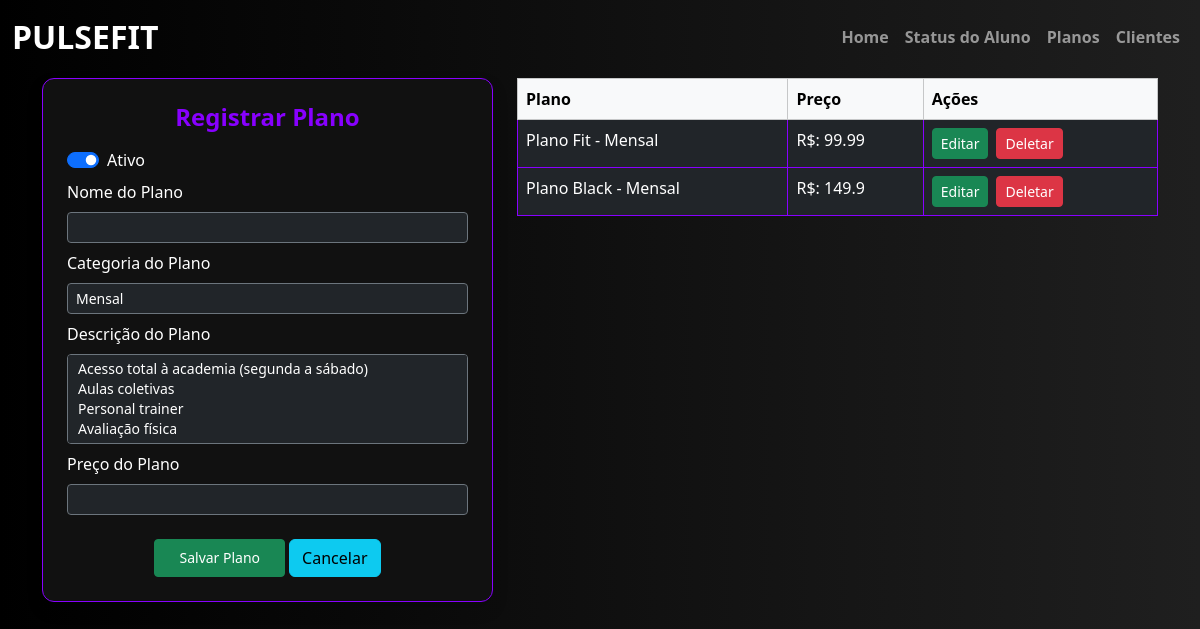
/registrar_plano, run on an earlier commit of the app's database.
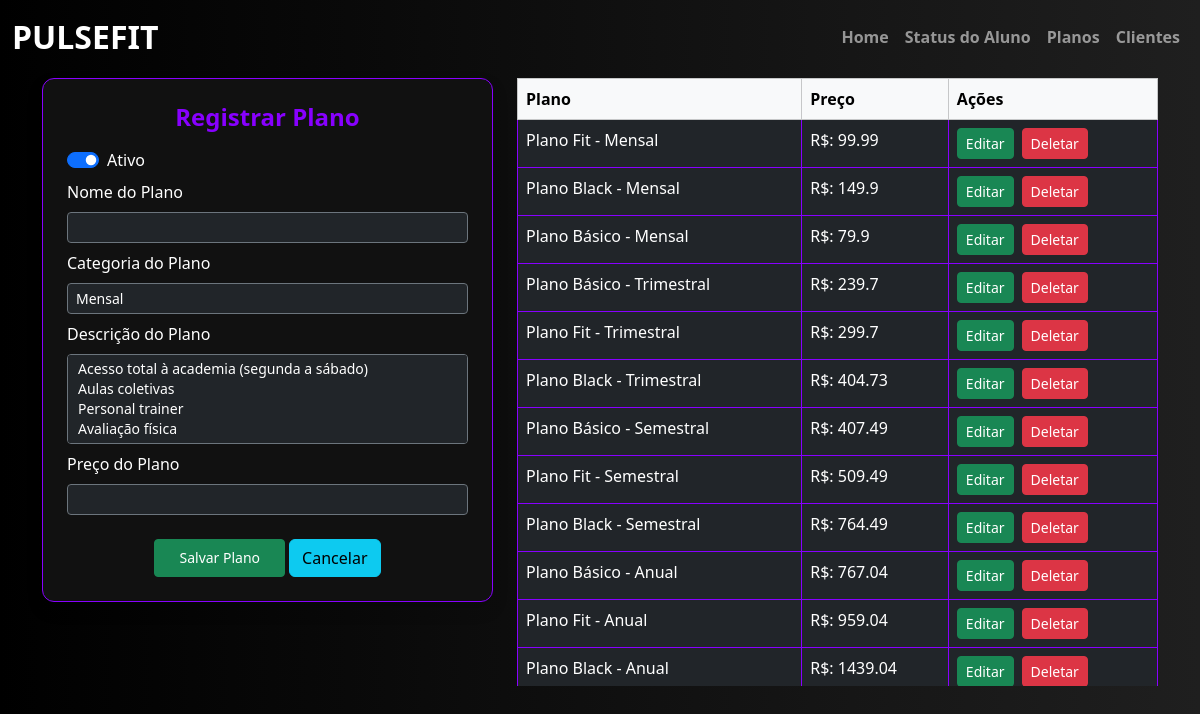
And on a later commit of the database.
### academia/models.py (models this page shows, shortened)
class Plano(db.Model):
    __tablename__ = "plano"
    id = db.Column(db.Integer, primary_key=True)
    ativo = db.Column(db.Boolean, default=True, nullable=False)
    dtcadastro = db.Column(db.DateTime, default=datetime.utcnow, nullable=False)
    plano = db.Column(db.String(50), nullable=False)
    preco = db.Column(db.Float, nullable=False)
    categoria = db.Column(db.String(20), nullable=False)
    descricao = db.Column(db.Text, nullable=False)

### academia/routes.py (the view, shortened to what this page needs)
@app.route("/registrar_plano", methods=['GET', 'POST'])
def page_registrar_plano():
    form_plano = CadastroPlano()
    if request.method == "GET":
        planos = Plano.query.all()
        return render_template("registrar_plano.html", form_plano=form_plano, planos=planos)

### academia/forms.py
class CadastroPlano(FlaskForm):
    ativo = BooleanField(label="Ativo", default=True)
    plano = StringField(label="Nome do Plano", validators=[DataRequired()])
    preco = DecimalField(label="Preço do Plano", validators=[DataRequired()])
    categoria = SelectField(label="Categoria do Plano",
        choices=[
            ("Mensal", "Mensal"),
            ("Trimestral", "Trimestral"),
            ("Semestral", "Semestral"),
            ("Anual", "Anual"),
        ], validators=[DataRequired()]
    )
    descricao = SelectMultipleField(label="Descrição do Plano",
        choices=[
            ("Acesso total à academia (segunda a sábado)", "Acesso total à academia (segunda a sábado)"),
            ("Aulas coletivas", "Aulas coletivas"),
            ("Personal trainer", "Personal trainer"),
            ("Avaliação física", "Avaliação física"),
            ("Camiseta Pulse Fit", "Camiseta Pulse Fit"),
        ], validators=[DataRequired()]
    )
    submit = SubmitField("Salvar Plano")

### academia/templates/registrar_plano.html (shortened to what this page needs)
{% extends 'base.html' %}
{% block conteudo %}
<body style="background: linear-gradient(to right, #000000, #1f1f1f); font-family: 'Segoe UI', sans-serif; color: white;">
    <div class="container py-1">
        <div class="row justify-content-center align-items-start g-4">
            <div class="col-lg-5 col-md-6">
                <div class="p-4 shadow" style="background-color: #111; border-radius: 12px; border: 1px solid #8800ff;">
                    <h4 class="text-center mb-3 fw-bold" style="color: #8800ff;">
                        {% if plano_atual %}
                            Editar Plano
                        {% else %}
                            Registrar Plano
                        {% endif %}
                    </h4>
                    <form method="POST">
                        <div class="form-check form-switch mb-2">
                            {{ form_plano.ativo(class="form-check-input") }}
                            <label class="form-check-label">{{ form_plano.ativo.label.text }}</label>
                        </div>
                        <div class="mb-2">
                            <label class="form-label">{{ form_plano.plano.label.text }}</label>
                            {{ form_plano.plano(class="form-control form-control-sm bg-dark text-white border-secondary") }}
                        </div>
                        <div class="mb-2">
                            <label class="form-label">{{ form_plano.categoria.label.text }}</label>
                            {{ form_plano.categoria(class="form-control form-control-sm bg-dark text-white border-secondary") }}
                        </div>
                        <div class="mb-2">
                            <label class="form-label">{{ form_plano.descricao.label.text }}</label>
                            {{ form_plano.descricao(class="form-control form-control-sm bg-dark text-white border-secondary", rows=2) }}
                        </div>
                        <div class="mb-3">
                            <label class="form-label">{{ form_plano.preco.label.text }}</label>
                            {{ form_plano.preco(class="form-control form-control-sm bg-dark text-white border-secondary decimal-field") }}
                        </div>
                        <div class="row mt-4">
                            <div class="col text-center">
                                <div class="d-flex justify-content-center gap-1">
                                    {{ form_plano.submit(class="btn btn-success btn-sm px-4") }}
                                    <a href="{{ url_for('page_registrar_plano') }}" class="btn btn-info">Cancelar</a>
                                </div>
                            </div>
                        </div>
                    </form>
                </div>
            </div>
            <div class="col-lg-7 col-md-6">
                <div class="table-responsive" style="max-height: 76vh;">
                    <table class="table table-dark table-hover table-bordered mb-0" style="background-color: #111; border-radius: 12px; border: 1px solid #8800ff;">
                        <thead class="table-light text-dark">
                            <tr>
                                <th>Plano</th>
                                <th>Preço</th>
                                <th>Ações</th>
                            </tr>
                        </thead>
                        <tbody>
                            {% for plano in planos %}
                                <tr>
                                    <td>{{ plano.plano }} - {{ plano.categoria }}</td>
                                    <td>R$: {{ plano.preco }}</td>
                                    <td>
                                        <div class="d-flex gap-2">
                                            <form method="GET" action="{{ url_for('editar_plano', plano_id=plano.id) }}">
                                                <button class="btn btn-success btn-sm" type="submit">Editar</button>
                                            </form>
                                            <form method="POST" action="{{ url_for('deletar_plano') }}">
                                                <button class="btn btn-danger btn-sm" type="submit">Deletar</button>
                                            </form>
                                        </div>
                                    </td>
                                </tr>
                            {% endfor %}
                        </tbody>
                    </table>
                </div>
            </div>
        </div>
    </div>
</body>
{% endblock %}

### academia/templates/base.html (shortened to what this page needs)
<!DOCTYPE html>
<html lang="en">
<head>
    <link href="https://cdn.jsdelivr.net/npm/bootstrap@5.3.3/dist/css/bootstrap.min.css" rel="stylesheet">
    <link href="https://cdnjs.cloudflare.com/ajax/libs/font-awesome/6.0.0-beta3/css/all.min.css" rel="stylesheet">
</head>
<body>
    <nav class="navbar navbar-expand-lg navbar-dark bg-transparent">
        <div class="container-fluid">
          <a class="navbar-brand fw-bold fs-2" href="{{ url_for('page_home') }}">PULSEFIT</a>
          <div class="collapse navbar-collapse" id="navbarNavAltMarkup">
            <div class="navbar-nav ms-auto">
                <a class="nav-link fw-bold" href="{{ url_for('page_home') }}">Home</a>
                <a class="nav-link fw-bold" href="{{ url_for('page_status_aluno') }}">Status do Aluno</a>
                <a class="nav-link fw-bold" href="{{ url_for('page_registrar_plano') }}">Planos</a>
                <a class="nav-link fw-bold" href="{{ url_for('page_registro_cliente')}}">Clientes</a>
            </div>
          </div>
        </div>
      </nav>
     {% block conteudo %}
     {% endblock %}
</body>
</html>

### academia/templates/base.html (style rules this page uses)
.navbar { z-index: 10; }

What changed in the data, as far as the page shows it:
added Plano: plano "Plano Básico", categoria "Mensal", preco "79.9"
added Plano: plano "Plano Básico", categoria "Trimestral", preco "239.7"
added Plano: plano "Plano Fit", categoria "Trimestral", preco "299.7"
added Plano: plano "Plano Black", categoria "Trimestral", preco "404.73"
added Plano: plano "Plano Básico", categoria "Semestral", preco "407.49"
added Plano: plano "Plano Fit", categoria "Semestral", preco "509.49"
added Plano: plano "Plano Black", categoria "Semestral", preco "764.49"
added Plano: plano "Plano Básico", categoria "Anual", preco "767.04"
added Plano: plano "Plano Fit", categoria "Anual", preco "959.04"
added Plano: plano "Plano Black", categoria "Anual", preco "1439.04"
